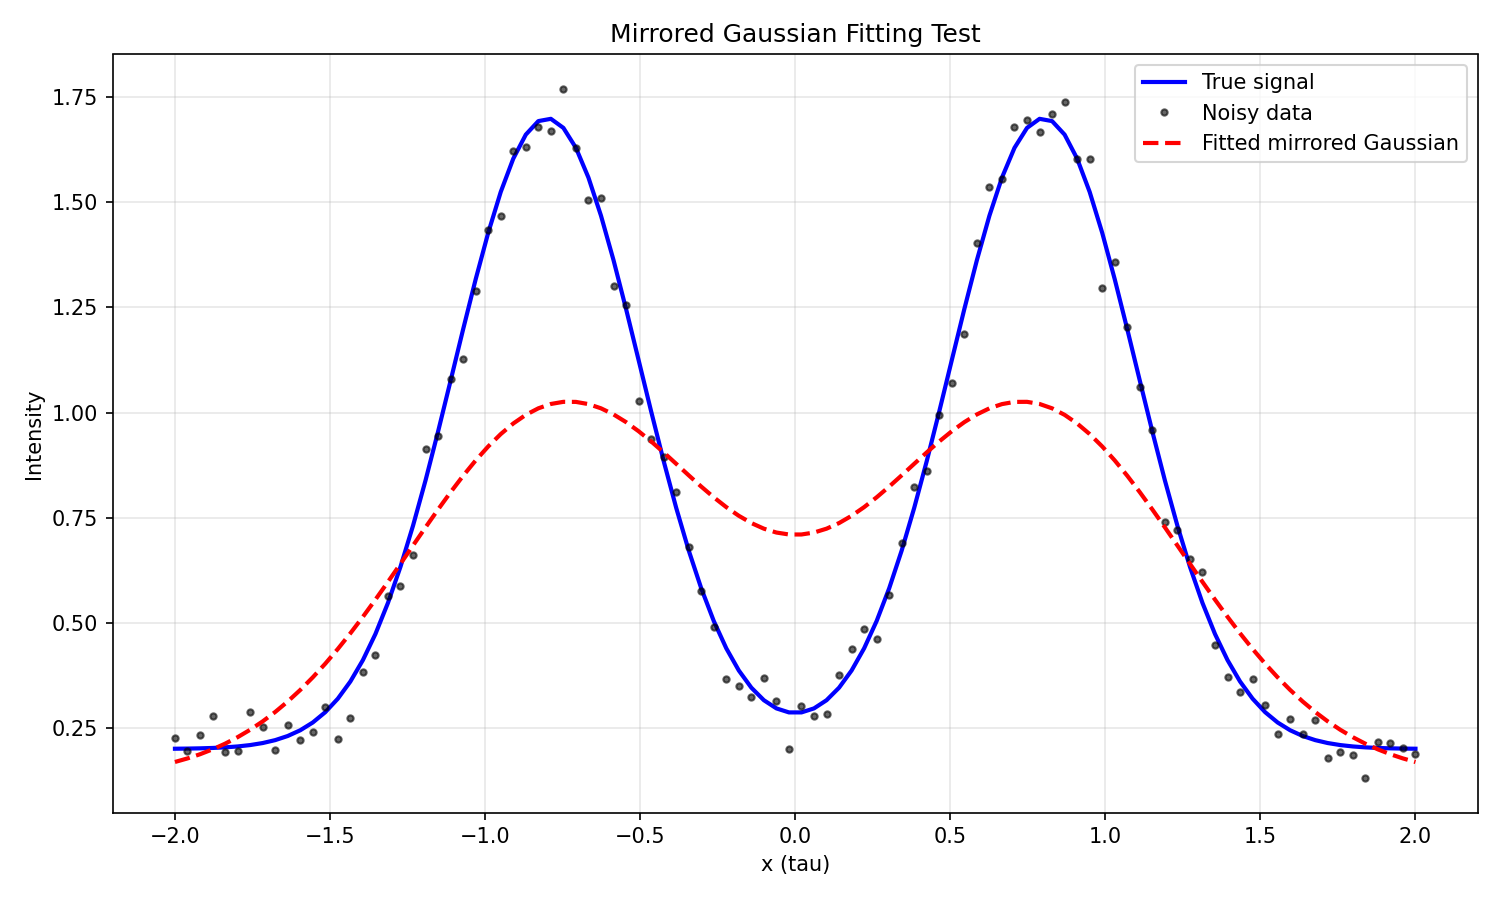

This chart was generated by the following Python code:
#!/usr/bin/env python3
"""
Test script for the mirrored Gaussian fitting function.
"""

import numpy as np
import matplotlib.pyplot as plt
from utils.math.peak import mirrored_gaussian, fit_mirrored_gaussian


def test_mirrored_gaussian():
    """Test the mirrored Gaussian fitting on synthetic data."""

    # Create synthetic data with mirrored Gaussian
    x = np.linspace(-2, 2, 100)
    true_amplitude = 1.5
    true_center = 0.8
    true_sigma = 0.3
    true_offset = 0.2
    noise_level = 0.05

    # Generate true signal
    y_true = mirrored_gaussian(x, true_amplitude, true_center, true_sigma, true_offset)

    # Add noise
    np.random.seed(42)
    y_noisy = y_true + np.random.normal(0, noise_level, len(x))

    # Fit the mirrored Gaussian
    amplitude_fit, center_fit, sigma_fit, offset_fit, y_fitted = fit_mirrored_gaussian(
        x, y_noisy
    )

    # Print results
    print("True parameters:")
    print(f"  Amplitude: {true_amplitude:.3f}")
    print(f"  Center: {true_center:.3f}")
    print(f"  Sigma: {true_sigma:.3f}")
    print(f"  Offset: {true_offset:.3f}")
    print("\nFitted parameters:")
    print(f"  Amplitude: {amplitude_fit:.3f}")
    print(f"  Center: {center_fit:.3f}")
    print(f"  Sigma: {sigma_fit:.3f}")
    print(f"  Offset: {offset_fit:.3f}")

    # Plot results
    plt.figure(figsize=(10, 6))
    plt.plot(x, y_true, "b-", label="True signal", linewidth=2)
    plt.plot(x, y_noisy, "k.", label="Noisy data", alpha=0.6)
    plt.plot(x, y_fitted, "r--", label="Fitted mirrored Gaussian", linewidth=2)
    plt.xlabel("x (tau)")
    plt.ylabel("Intensity")
    plt.title("Mirrored Gaussian Fitting Test")
    plt.legend()
    plt.grid(True, alpha=0.3)
    plt.tight_layout()
    plt.savefig("test_mirrored_gauss.png", dpi=150)
    plt.close()

    print(f"\nTest plot saved as 'test_mirrored_gauss.png'")
    print("Fitting test completed successfully!")


if __name__ == "__main__":
    test_mirrored_gaussian()
